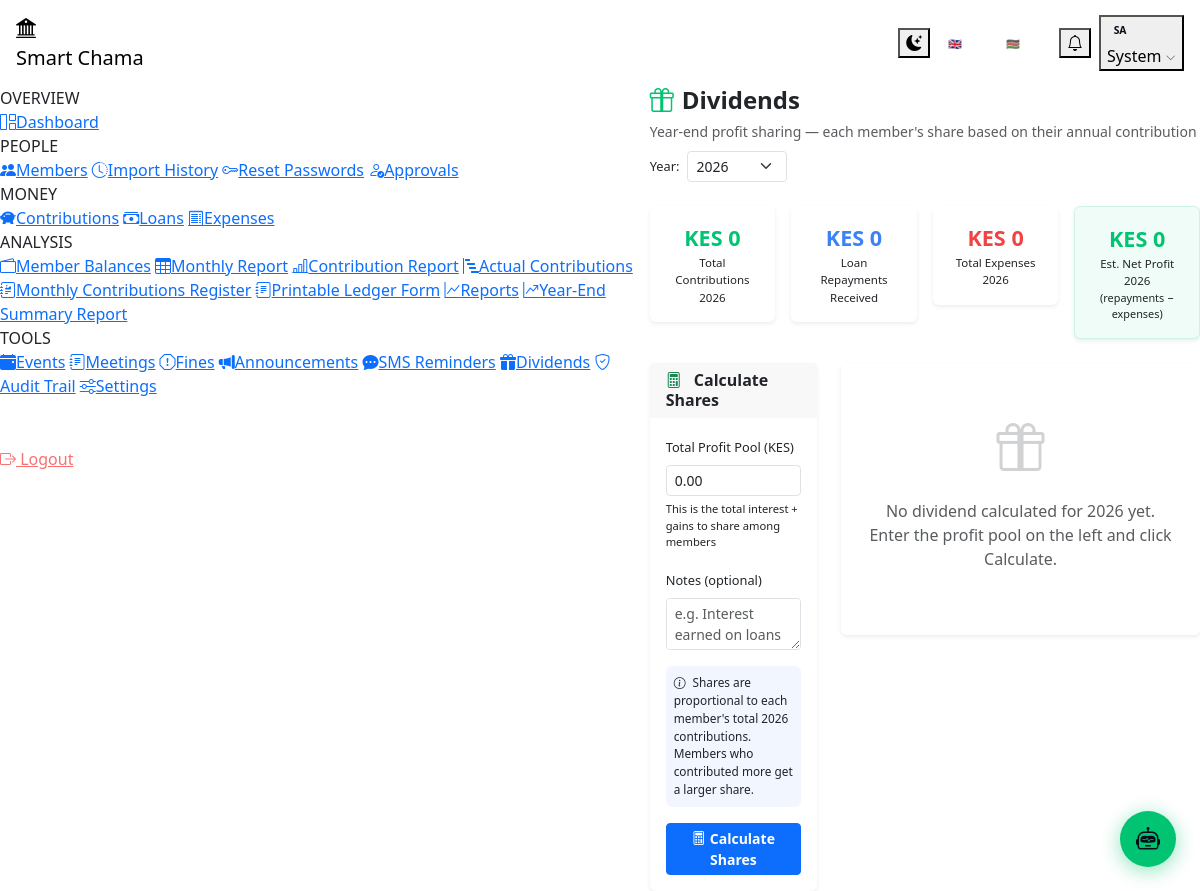
The app's page /admin/dividends.php (signed in) with its own data.
### tables this page shows
CREATE TABLE IF NOT EXISTS users (
    id              INT UNSIGNED AUTO_INCREMENT PRIMARY KEY,
    full_name       VARCHAR(120)    NOT NULL,
    email           VARCHAR(180)    NOT NULL UNIQUE,
    phone           VARCHAR(20)     NOT NULL,
    national_id     VARCHAR(30)     DEFAULT NULL UNIQUE,
    password_hash   VARCHAR(255)    NOT NULL,
    role            ENUM('admin','member') NOT NULL DEFAULT 'member',
    status          ENUM('pending','active','suspended','rejected') NOT NULL DEFAULT 'pending',
    profile_photo   VARCHAR(255)    DEFAULT NULL,
    address         TEXT            DEFAULT NULL,
    occupation      VARCHAR(100)    DEFAULT NULL,
    next_of_kin     VARCHAR(120)    DEFAULT NULL,
    next_of_kin_phone VARCHAR(20)   DEFAULT NULL,
    membership_number VARCHAR(20)   UNIQUE DEFAULT NULL,    
    nickname        VARCHAR(60)     DEFAULT NULL,
    chama_position  VARCHAR(80)     DEFAULT NULL,           
    joined_date     DATE            DEFAULT NULL,           
    created_at      TIMESTAMP       DEFAULT CURRENT_TIMESTAMP,
    updated_at      TIMESTAMP       DEFAULT CURRENT_TIMESTAMP ON UPDATE CURRENT_TIMESTAMP,
    last_login      TIMESTAMP       NULL DEFAULT NULL,
    INDEX idx_role   (role),
    INDEX idx_status (status)
);

CREATE TABLE IF NOT EXISTS system_settings (
    setting_key     VARCHAR(80)     NOT NULL PRIMARY KEY,
    setting_value   TEXT            NOT NULL,
    description     VARCHAR(255)    DEFAULT NULL,
    updated_at      TIMESTAMP       DEFAULT CURRENT_TIMESTAMP ON UPDATE CURRENT_TIMESTAMP
);

### admin/dividends.php (the view, shortened to what the rows shown need)
<?php
require_once ROOT . '/includes/functions.php';
$pdo     = getDB();
$pdo->exec("CREATE TABLE IF NOT EXISTS dividends (
    id INT UNSIGNED AUTO_INCREMENT PRIMARY KEY,
    year YEAR NOT NULL,
    total_profit DECIMAL(14,2) NOT NULL DEFAULT 0,
    total_savings DECIMAL(14,2) NOT NULL DEFAULT 0,
    notes TEXT DEFAULT NULL,
    status ENUM('draft','distributed') NOT NULL DEFAULT 'draft',
    created_by INT UNSIGNED DEFAULT NULL,
    created_at TIMESTAMP DEFAULT CURRENT_TIMESTAMP,
    distributed_at TIMESTAMP NULL DEFAULT NULL,
    UNIQUE KEY uq_year (year)
) ENGINE=InnoDB DEFAULT CHARSET=utf8mb4");
$pdo->exec("CREATE TABLE IF NOT EXISTS dividend_shares (
    id INT UNSIGNED AUTO_INCREMENT PRIMARY KEY,
    dividend_id INT UNSIGNED NOT NULL,
    user_id INT UNSIGNED NOT NULL,
    avg_balance DECIMAL(14,2) NOT NULL DEFAULT 0,
    share_pct DECIMAL(8,4) NOT NULL DEFAULT 0,
    share_amount DECIMAL(14,2) NOT NULL DEFAULT 0,
    notified TINYINT(1) DEFAULT 0,
    FOREIGN KEY (dividend_id) REFERENCES dividends(id) ON DELETE CASCADE,
    FOREIGN KEY (user_id) REFERENCES users(id) ON DELETE CASCADE,
    UNIQUE KEY uq_div_user (dividend_id, user_id)
) ENGINE=InnoDB DEFAULT CHARSET=utf8mb4");
$curr    = getSetting('currency', 'KES');
$selectedYear = (int)($_GET['year'] ?? date('Y'));
$dividend     = $pdo->prepare("SELECT * FROM dividends WHERE year=?"); $dividend->execute([$selectedYear]); $dividend = $dividend->fetch();
$st2 = $pdo->prepare("SELECT COALESCE(SUM(amount),0) FROM expenses WHERE YEAR(expense_date)=?");
$st2->execute([$selectedYear]); $totalExpenses = (float)$st2->fetchColumn();
$loanIncome = $pdo->prepare("SELECT COALESCE(SUM(amount),0) FROM loan_payments WHERE status='confirmed' AND YEAR(paid_at)=?");
$loanIncome->execute([$selectedYear]); $loanIncome = (float)$loanIncome->fetchColumn();
$totalContribYear = $pdo->prepare("SELECT COALESCE(SUM(amount),0) FROM contributions WHERE status='confirmed' AND YEAR(payment_month)=?");
$totalContribYear->execute([$selectedYear]); $totalContribYear = (float)$totalContribYear->fetchColumn();
require_once ROOT . '/includes/header.php';
?>
<div class="row g-3 mb-4">
    <div class="col-6 col-md-3">
        <div class="card border-0 shadow-sm p-3 text-center">
            <div style="font-size:1.35rem;font-weight:800;color:#00c471"><?= $curr ?> <?= number_format($totalContribYear,0) ?></div>
            <div style="font-size:.72rem;color:var(--text-muted)">Total Contributions <?= $selectedYear ?></div>
        </div>
    </div>
    <div class="col-6 col-md-3">
        <div class="card border-0 shadow-sm p-3 text-center">
            <div style="font-size:1.35rem;font-weight:800;color:#3b82f6"><?= $curr ?> <?= number_format($loanIncome,0) ?></div>
            <div style="font-size:.72rem;color:var(--text-muted)"><?= t('adm_div_loan_repay') ?></div>
        </div>
    </div>
    <div class="col-6 col-md-3">
        <div class="card border-0 shadow-sm p-3 text-center">
            <div style="font-size:1.35rem;font-weight:800;color:#ef4444"><?= $curr ?> <?= number_format($totalExpenses,0) ?></div>
            <div style="font-size:.72rem;color:var(--text-muted)">Total Expenses <?= $selectedYear ?></div>
        </div>
    </div>
    <div class="col-6 col-md-3">
        <div class="card border-0 shadow-sm p-3 text-center" style="background:rgba(0,196,113,.06);border:1px solid rgba(0,196,113,.15)!important">
            <div style="font-size:1.35rem;font-weight:800;color:#00c471"><?= $curr ?> <?= number_format(max(0,$loanIncome-$totalExpenses),0) ?></div>
            <div style="font-size:.72rem;color:var(--text-muted)">Est. Net Profit <?= $selectedYear ?></div>
            <div style="font-size:.68rem;color:var(--text-muted)"><?= t('lbl_net_repay_exp') ?></div>
        </div>
    </div>
</div>
<div class="row g-4">
    <div class="col-md-4">
        <div class="card border-0 shadow-sm">
            <div class="card-body">
                <?php if ($dividend && $dividend['status'] === 'distributed'): ?>
                <div class="text-center py-3">
                    <i class="bi bi-check-circle-fill text-success" style="font-size:2.5rem"></i>
                    <p class="mt-2 fw-bold">Distributed on <?= date('d M Y', strtotime($dividend['distributed_at'])) ?></p>
                    <p class="text-muted small">Total: <?= $curr ?> <?= number_format($dividend['total_profit'],2) ?></p>
                </div>
                <?php else: ?>
                <form method="POST">
                    <div class="mb-3">
                        <label class="form-label" style="font-size:.8rem">Total Profit Pool (<?= $curr ?>)</label>
                        <input type="number" name="total_profit" class="form-control form-control-sm"
                               min="1" step="0.01" required
                               value="<?= $dividend ? number_format($dividend['total_profit'],2,'.','') : number_format(max(0,$loanIncome-$totalExpenses),2,'.','') ?>"
                               placeholder="e.g. 50000">
                        <div style="font-size:.7rem;color:var(--text-muted);margin-top:.3rem">
                            This is the total interest + gains to share among members
                        </div>
                    </div>
                    <div class="mb-3">
                        <label class="form-label" style="font-size:.8rem"><?= t('lbl_notes') ?></label>
                        <textarea name="notes" class="form-control form-control-sm" rows="2"
                                  placeholder="e.g. Interest earned on loans Jan–Dec <?= $selectedYear ?>"><?= htmlspecialchars($dividend['notes']??'') ?></textarea>
                    </div>
                    <div class="p-2 rounded mb-3" style="background:rgba(59,130,246,.07);font-size:.74rem;color:var(--text-muted)">
                        <i class="bi bi-info-circle me-1"></i>
                        Shares are proportional to each member's total <?= $selectedYear ?> contributions. Members who contributed more get a larger share.
                    </div>
                    <button type="submit" class="btn btn-primary w-100 btn-sm fw-bold">
                        <i class="bi bi-calculator me-1"></i>Calculate Shares
                    </button>
                </form>
                <?php endif; ?>
            </div>
        </div>
    </div>
</div>
<?php require_once ROOT . '/includes/footer.php'; ?>

### includes/header.php (shortened to what the rows shown need)
<?php
require_once ROOT . '/includes/functions.php';
$user = currentUser();
$currentLang = getLang();
$initials = implode('', array_map(fn($p) => strtoupper($p[0]), array_slice(explode(' ', trim($user['full_name'])), 0, 2)));
?>
<!DOCTYPE html>
<html lang="<?= $currentLang === 'sw' ? 'sw' : 'en' ?>" data-theme="dark" id="htmlRoot">
<head>
    <link rel="stylesheet" href="https://cdn.jsdelivr.net/npm/bootstrap@5.3.2/dist/css/bootstrap.min.css">
    <link rel="stylesheet" href="https://cdn.jsdelivr.net/npm/bootstrap-icons@1.11.3/font/bootstrap-icons.min.css">
    <link rel="stylesheet" href="<?= APP_URL ?>/assets/css/dashboard.css">
</head>
<body data-app-url="<?= APP_URL ?>">
<nav class="navbar sticky-top">
    <div class="container-fluid px-3 gap-2">
        <div class="d-flex align-items-center gap-2 flex-shrink-0">
            <div class="dropdown">
                <button class="nav-btn" data-bs-toggle="dropdown" style="gap:.55rem">
                    <?php
                    $hPhoto    = $user['profile_photo'] ?? null;
                    $photoPath = $hPhoto ? ROOT . '/uploads/avatars/' . $hPhoto : null;
                    ?>
                    <?php if ($hPhoto && file_exists($photoPath ?? '')): ?>
                    <img src="<?= APP_URL ?>/uploads/avatars/<?= htmlspecialchars($hPhoto) ?>"
                         style="width:28px;height:28px;border-radius:50%;object-fit:cover;flex-shrink:0;border:2px solid var(--green)" alt="">
                    <?php else: ?>
                    <span style="width:26px;height:26px;background:linear-gradient(135deg,var(--green),#009954);border-radius:50%;display:flex;align-items:center;justify-content:center;font-size:.65rem;font-weight:700;color:#060e1a;flex-shrink:0">
                        <?= $initials ?>
                    </span>
                    <?php endif; ?>
                    <span class="d-none d-md-inline" style="max-width:120px;overflow:hidden;text-overflow:ellipsis;white-space:nowrap">
                        <?= htmlspecialchars(explode(' ', $user['full_name'])[0]) ?>
                    </span>
                    <i class="bi bi-chevron-down" style="font-size:.65rem;opacity:.6"></i>
                </button>
            </div>
        </div>
    </div>
</nav>
<div class="d-flex layout-wrap">
<main class="main-content" id="mainContent">

### records on screen
users: full_name "SA", full_name "System"
system_settings: setting_value "KES"

### other values on screen
t('nav_overview') "OVERVIEW"
t('nav_people') "PEOPLE"
t('nav_money') "MONEY"
t('nav_analysis') "ANALYSIS"
t('nav_tools') "TOOLS"
t('nav_logout') "Logout"
t('nav_dividends') "Dividends"
t('adm_div_subtitle') "Year-end profit sharing — each member's share based on their annual contribution"
t('lbl_year_label') "Year:"
$totalContribYear "0"
$loanIncome "0"
t('adm_div_loan_repay') "Loan Repayments Received"
$totalExpenses "0"
max(0,$loanIncome-$totalExpenses) "0"
t('lbl_net_repay_exp') "(repayments − expenses)"
